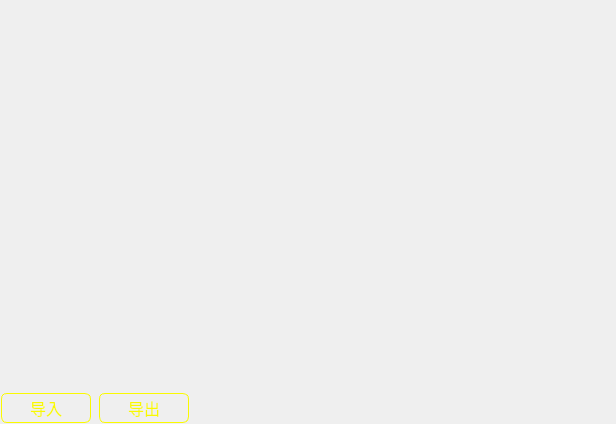
<?xml version="1.0" encoding="UTF-8"?>
<ui version="4.0">
 <class>ImportExport</class>
 <widget class="QWidget" name="ImportExport">
  <property name="geometry">
   <rect>
    <x>0</x>
    <y>0</y>
    <width>616</width>
    <height>424</height>
   </rect>
  </property>
  <property name="windowTitle">
   <string>Form</string>
  </property>
  <property name="styleSheet">
   <string notr="true">QWidget
{
	background: none;
}

QPushButton{
	color:#f9f900;
	font:75 16px;
	border:1px solid  #fafa00;
	border-radius:6px;
}

QPushButton:focus:!active{
	background:#0000fe;
}

QPushButton:pressed:active,QPushButton:focus:active{
	background:#0000fe;
}

QLabel#label_tip{
	color:white;
	font:18px;
}</string>
  </property>
  <layout class="QGridLayout" name="gridLayout">
   <property name="margin">
    <number>1</number>
   </property>
   <item row="0" column="0">
    <widget class="QStackedWidget" name="stackWidget_functionContainer">
     <property name="currentIndex">
      <number>0</number>
     </property>
     <widget class="QWidget" name="page_import">
      <layout class="QGridLayout" name="gridLayout_import">
       <property name="margin">
        <number>0</number>
       </property>
       <property name="spacing">
        <number>0</number>
       </property>
      </layout>
     </widget>
     <widget class="QWidget" name="page_export">
      <layout class="QGridLayout" name="gridLayout_export">
       <property name="margin">
        <number>0</number>
       </property>
       <property name="spacing">
        <number>0</number>
       </property>
      </layout>
     </widget>
     <widget class="QWidget" name="page_tip">
      <layout class="QGridLayout" name="gridLayout_2">
       <property name="margin">
        <number>0</number>
       </property>
       <property name="spacing">
        <number>0</number>
       </property>
       <item row="1" column="1">
        <widget class="QLabel" name="label_tip">
         <property name="text">
          <string>转储界面：请先选择导入导出功能!</string>
         </property>
        </widget>
       </item>
       <item row="2" column="1">
        <spacer name="verticalSpacer_2">
         <property name="orientation">
          <enum>Qt::Vertical</enum>
         </property>
         <property name="sizeHint" stdset="0">
          <size>
           <width>20</width>
           <height>40</height>
          </size>
         </property>
        </spacer>
       </item>
       <item row="0" column="1">
        <spacer name="verticalSpacer_3">
         <property name="orientation">
          <enum>Qt::Vertical</enum>
         </property>
         <property name="sizeHint" stdset="0">
          <size>
           <width>20</width>
           <height>40</height>
          </size>
         </property>
        </spacer>
       </item>
       <item row="1" column="2">
        <spacer name="horizontalSpacer_4">
         <property name="orientation">
          <enum>Qt::Horizontal</enum>
         </property>
         <property name="sizeHint" stdset="0">
          <size>
           <width>40</width>
           <height>20</height>
          </size>
         </property>
        </spacer>
       </item>
       <item row="1" column="0">
        <spacer name="horizontalSpacer_3">
         <property name="orientation">
          <enum>Qt::Horizontal</enum>
         </property>
         <property name="sizeHint" stdset="0">
          <size>
           <width>40</width>
           <height>20</height>
          </size>
         </property>
        </spacer>
       </item>
      </layout>
     </widget>
    </widget>
   </item>
   <item row="1" column="0">
    <spacer name="verticalSpacer">
     <property name="orientation">
      <enum>Qt::Vertical</enum>
     </property>
     <property name="sizeType">
      <enum>QSizePolicy::Preferred</enum>
     </property>
     <property name="sizeHint" stdset="0">
      <size>
       <width>20</width>
       <height>10</height>
      </size>
     </property>
    </spacer>
   </item>
   <item row="2" column="0">
    <layout class="QHBoxLayout" name="horizontalLayout_pbtFunction">
     <property name="spacing">
      <number>0</number>
     </property>
     <item>
      <widget class="QPushButton" name="pbt_import">
       <property name="minimumSize">
        <size>
         <width>90</width>
         <height>30</height>
        </size>
       </property>
       <property name="maximumSize">
        <size>
         <width>90</width>
         <height>30</height>
        </size>
       </property>
       <property name="text">
        <string>导入</string>
       </property>
      </widget>
     </item>
     <item>
      <spacer name="horizontalSpacer_2">
       <property name="orientation">
        <enum>Qt::Horizontal</enum>
       </property>
       <property name="sizeType">
        <enum>QSizePolicy::Preferred</enum>
       </property>
       <property name="sizeHint" stdset="0">
        <size>
         <width>8</width>
         <height>20</height>
        </size>
       </property>
      </spacer>
     </item>
     <item>
      <widget class="QPushButton" name="pbt_export">
       <property name="minimumSize">
        <size>
         <width>90</width>
         <height>30</height>
        </size>
       </property>
       <property name="maximumSize">
        <size>
         <width>90</width>
         <height>30</height>
        </size>
       </property>
       <property name="text">
        <string>导出</string>
       </property>
      </widget>
     </item>
     <item>
      <spacer name="horizontalSpacer">
       <property name="orientation">
        <enum>Qt::Horizontal</enum>
       </property>
       <property name="sizeHint" stdset="0">
        <size>
         <width>40</width>
         <height>20</height>
        </size>
       </property>
      </spacer>
     </item>
    </layout>
   </item>
  </layout>
 </widget>
 <resources/>
 <connections/>
</ui>
